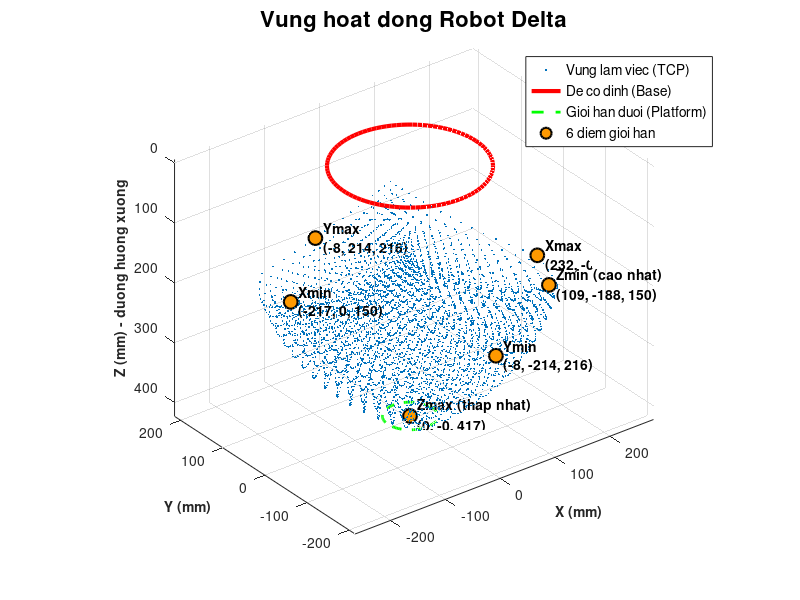

This chart was generated by the following MATLAB code:
%==========================================================================
% CẬP NHẬT: MÔ PHỎNG VÙNG HOẠT ĐỘNG ROBOT DELTA CHUẨN ĐỐI XỨNG
% Quy ước tọa độ: gốc O tại tâm đế cố định, trục Z dương hướng TỪ TRÊN XUỐNG
% (vùng làm việc nằm bên dưới đế => Z > 0)
%==========================================================================
clear; clc; close all;

%% 1. Thông số hình học (mm)
L1 = 130;   % Cánh tay chủ động
L2 = 298;   % Cánh tay bị động
R = 120;    % Bán kính đế cố định
r = 40;     % Bán kính đế di động

% Giới hạn góc quay thực tế khớp chủ động (độ)
% (theta = 0: cánh tay nằm ngang, theta > 0: cánh tay hạ xuống phía dưới đế)
theta_min = -30;
theta_max = 90;
step = 8 % Bước quét (giảm xuống để mịn hơn)

%% 2. Tạo lưới quét góc cho 3 trục
[T1, T2, T3] = meshgrid(theta_min:step:theta_max, ...
                        theta_min:step:theta_max, ...
                        theta_min:step:theta_max);
T1 = deg2rad(T1(:));
T2 = deg2rad(T2(:));
T3 = deg2rad(T3(:));

X = []; Y = []; Z = [];

% Khoảng cách hiệu dụng từ tâm robot đến các trục khớp khuỷu
e = r;
w = R;
wb = w - e;

%% 3. Vòng lặp tính toán Động học thuận chuẩn
for i = 1:length(T1)
    t1 = T1(i); t2 = T2(i); t3 = T3(i);

    % Tọa độ khớp khuỷu (khớp nối giữa L1 và L2) của 3 nhánh
    % Trục Z dương hướng xuống => cánh tay hạ xuống thì z = +L1*sin(theta)
    % Nhánh 1: góc 0 rad (dọc theo trục X)
    P1 = [wb + L1*cos(t1); 0; L1*sin(t1)];
    % Nhánh 2: xoay 120 độ
    P2 = [(wb + L1*cos(t2))*cos(2*pi/3); (wb + L1*cos(t2))*sin(2*pi/3); L1*sin(t2)];
    % Nhánh 3: xoay 240 độ
    P3 = [(wb + L1*cos(t3))*cos(4*pi/3); (wb + L1*cos(t3))*sin(4*pi/3); L1*sin(t3)];

    % Giải giao điểm 3 mặt cầu tâm P1, P2, P3 bán kính L2
    x1 = P1(1); y1 = P1(2); z1 = P1(3);
    x2 = P2(1); y2 = P2(2); z2 = P2(3);
    x3 = P3(1); y3 = P3(2); z3 = P3(3);

    % Hệ phương trình tuyến tính trung gian
    a1 = 2*(x2 - x1); b1 = 2*(y2 - y1); c1 = 2*(z2 - z1); d1 = (x2^2+y2^2+z2^2) - (x1^2+y1^2+z1^2);
    a2 = 2*(x3 - x1); b2 = 2*(y3 - y1); c2 = 2*(z3 - z1); d2 = (x3^2+y3^2+z3^2) - (x1^2+y1^2+z1^2);

    % Khử x, y theo z
    den = a1*b2 - a2*b1;
    if abs(den) < 1e-6; continue; end
    X0 = (b2*d1 - b1*d2)/den;  Xz = (b1*c2 - b2*c1)/den;
    Y0 = (a1*d2 - a2*d1)/den;  Yz = (a2*c1 - a1*c2)/den;

    % Phương trình bậc 2 theo Z: A*z^2 + B*z + C = 0
    A_eq = Xz^2 + Yz^2 + 1;
    B_eq = 2*(Xz*(X0 - x1) + Yz*(Y0 - y1) - z1);
    C_eq = (X0 - x1)^2 + (Y0 - y1)^2 + z1^2 - L2^2;
    delta_eq = B_eq^2 - 4*A_eq*C_eq;

    if delta_eq >= 0
        % Z dương hướng xuống => chọn nghiệm LỚN hơn (robot hoạt động bên dưới đế)
        z_sol = (-B_eq + sqrt(delta_eq)) / (2*A_eq);
        x_sol = X0 + Xz*z_sol;
        y_sol = Y0 + Yz*z_sol;

        X = [X; x_sol]; Y = [Y; y_sol]; Z = [Z; z_sol];
    end
end

%% 4. Xác định 6 điểm giới hạn của vùng làm việc (2 điểm / truc X, Y, Z)
[~, idx_xmin] = min(X);
[~, idx_xmax] = max(X);
[~, idx_ymin] = min(Y);
[~, idx_ymax] = max(Y);
[~, idx_zmin] = min(Z);
[~, idx_zmax] = max(Z);

P_xmin = [X(idx_xmin), Y(idx_xmin), Z(idx_xmin)];
P_xmax = [X(idx_xmax), Y(idx_xmax), Z(idx_xmax)];
P_ymin = [X(idx_ymin), Y(idx_ymin), Z(idx_ymin)];
P_ymax = [X(idx_ymax), Y(idx_ymax), Z(idx_ymax)];
P_zmin = [X(idx_zmin), Y(idx_zmin), Z(idx_zmin)];
P_zmax = [X(idx_zmax), Y(idx_zmax), Z(idx_zmax)];

limit_pts   = [P_xmin; P_xmax; P_ymin; P_ymax; P_zmin; P_zmax];
limit_names = {'Xmin', 'Xmax', 'Ymin', 'Ymax', 'Zmin (cao nhat)', 'Zmax (thap nhat)'};

% In toa do 6 diem gioi han ra Command Window
fprintf('\n===== TOA DO 6 DIEM GIOI HAN VUNG LAM VIEC =====\n');
for k = 1:6
    fprintf('%-18s: X = %8.2f mm | Y = %8.2f mm | Z = %8.2f mm\n', ...
        limit_names{k}, limit_pts(k,1), limit_pts(k,2), limit_pts(k,3));
end
fprintf('=================================================\n\n');

%% 5. Vẽ đồ thị đồ họa 3D
figure('Color', [1 1 1]);
hold on; grid on; axis equal;

% Vẽ đám mây điểm vùng làm việc
plot3(X, Y, Z, '.', 'Color', [0 0.4470 0.7410], 'MarkerSize', 4);

% Vẽ đường tròn đế cố định (Base) tại Z = 0
alpha = linspace(0, 2*pi, 100);
plot3(R*cos(alpha), R*sin(alpha), zeros(size(alpha)), 'r-', 'LineWidth', 3);

% Vẽ đường tròn đế di động (Platform) tại vị trí thấp nhất (Z lớn nhất)
% để minh họa giới hạn dưới
plot3(r*cos(alpha), r*sin(alpha), max(Z)*ones(size(alpha)), 'g--', 'LineWidth', 2);

% Đánh dấu và ghi chú tọa độ 6 điểm giới hạn (chu to)
plot3(limit_pts(:,1), limit_pts(:,2), limit_pts(:,3), ...
    'ko', 'MarkerSize', 10, 'MarkerFaceColor', [1 0.6 0], 'LineWidth', 1.5);
for k = 1:6
    txt = sprintf('  %s\n  (%.0f, %.0f, %.0f)', limit_names{k}, ...
        limit_pts(k,1), limit_pts(k,2), limit_pts(k,3));
    text(limit_pts(k,1), limit_pts(k,2), limit_pts(k,3), txt, ...
        'FontSize', 10, 'FontWeight', 'bold', 'Color', 'k');
end

% Trang trí đồ thị
title('Vung hoat dong Robot Delta', 'FontSize', 16, 'FontWeight', 'bold');
xlabel('X (mm)', 'FontSize', 10, 'FontWeight', 'bold');
ylabel('Y (mm)', 'FontSize', 10, 'FontWeight', 'bold');
zlabel('Z (mm) - duong huong xuong', 'FontSize', 10, 'FontWeight', 'bold');
legend('Vung lam viec (TCP)', 'De co dinh (Base)', 'Gioi han duoi (Platform)', ...
    '6 diem gioi han', 'Location', 'Best', 'FontSize', 10);
set(gca, 'FontSize', 10);

% Trục Z dương chiều từ trên xuống dưới (Z = 0 ở đế phía trên)
set(gca, 'ZDir', 'reverse');
view(3);
